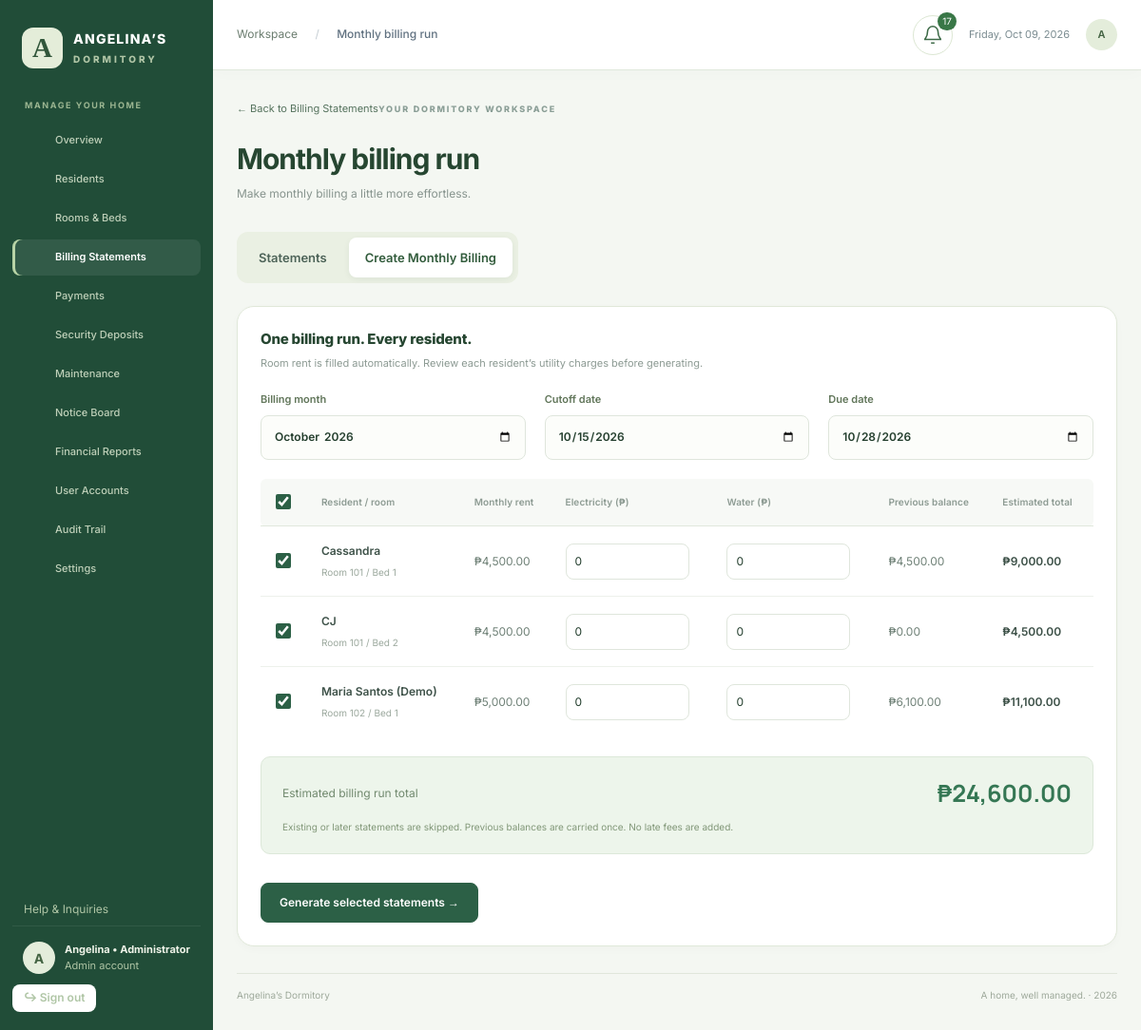
Page /index.php?page=batch (signed in) on the committed database.
### tables this page shows
CREATE TABLE `users` (
  `id` int(10) unsigned NOT NULL AUTO_INCREMENT,
  `username` varchar(100) NOT NULL,
  `password_hash` varchar(255) NOT NULL,
  `role` enum('admin','staff','tenant') NOT NULL,
  `name` varchar(200) NOT NULL,
  `tenant_id` int(10) unsigned DEFAULT NULL,
  `active` tinyint(4) DEFAULT 1,
  `must_change` tinyint(4) DEFAULT 1,
  PRIMARY KEY (`id`),
  UNIQUE KEY `username` (`username`),
  UNIQUE KEY `tenant_id` (`tenant_id`),
  CONSTRAINT `users_ibfk_1` FOREIGN KEY (`tenant_id`) REFERENCES `tenants` (`id`)
);

CREATE TABLE `tenant_assignments` (
  `id` int(10) unsigned NOT NULL AUTO_INCREMENT,
  `tenant_id` int(10) unsigned NOT NULL,
  `bed_id` int(10) unsigned NOT NULL,
  `start_date` date NOT NULL,
  `end_date` date DEFAULT NULL,
  `active_bed` int(10) unsigned GENERATED ALWAYS AS (case when `end_date` is null then `bed_id` else NULL end) STORED,
  `active_tenant` int(10) unsigned GENERATED ALWAYS AS (case when `end_date` is null then `tenant_id` else NULL end) STORED,
  PRIMARY KEY (`id`),
  UNIQUE KEY `active_bed` (`active_bed`),
  UNIQUE KEY `active_tenant` (`active_tenant`),
  KEY `tenant_id` (`tenant_id`),
  KEY `bed_id` (`bed_id`),
  CONSTRAINT `tenant_assignments_ibfk_1` FOREIGN KEY (`tenant_id`) REFERENCES `tenants` (`id`),
  CONSTRAINT `tenant_assignments_ibfk_2` FOREIGN KEY (`bed_id`) REFERENCES `bed_spaces` (`id`)
);

CREATE TABLE `tenants` (
  `id` int(10) unsigned NOT NULL AUTO_INCREMENT,
  `name` varchar(200) NOT NULL,
  `email` varchar(254) NOT NULL,
  `contact` varchar(80) NOT NULL,
  `status` enum('active','moved_out') NOT NULL DEFAULT 'active',
  `move_in` date NOT NULL,
  `move_out` date DEFAULT NULL,
  `created_at` timestamp NOT NULL DEFAULT current_timestamp(),
  PRIMARY KEY (`id`)
);

CREATE TABLE `rooms` (
  `id` int(10) unsigned NOT NULL AUTO_INCREMENT,
  `number` varchar(50) NOT NULL,
  `capacity` int(11) NOT NULL CHECK (`capacity` between 1 and 30),
  `rent` bigint(20) NOT NULL CHECK (`rent` >= 0),
  `status` enum('active','maintenance') DEFAULT 'active',
  PRIMARY KEY (`id`),
  UNIQUE KEY `number` (`number`)
);

CREATE TABLE `bed_spaces` (
  `id` int(10) unsigned NOT NULL AUTO_INCREMENT,
  `room_id` int(10) unsigned NOT NULL,
  `label` varchar(50) NOT NULL,
  PRIMARY KEY (`id`),
  UNIQUE KEY `room_id` (`room_id`,`label`),
  CONSTRAINT `bed_spaces_ibfk_1` FOREIGN KEY (`room_id`) REFERENCES `rooms` (`id`)
);

CREATE TABLE `settings` (
  `key` varchar(80) NOT NULL,
  `value` text NOT NULL,
  PRIMARY KEY (`key`)
);

### app/bootstrap.php (called while the page is built, shortened)
<?php
function db(): PDO {
    static $db;
    if (!$db) {
        $db=mysql_connection();
    }
    return $db;
}
function query(string $sql, array $params=[]): PDOStatement { $q=db()->prepare($sql); $q->execute($params); return $q; }
function rows(string $sql, array $params=[]): array { return query($sql,$params)->fetchAll(); }
function one(string $sql, array $params=[]): ?array { return query($sql,$params)->fetch() ?: null; }
function e($v): string { return htmlspecialchars((string)($v??''),ENT_QUOTES,'UTF-8'); }
function money($v): string { return '₱'.number_format((int)$v/100,2); }
function user(): ?array { return isset($_SESSION['uid']) ? one('SELECT * FROM users WHERE id=? AND active=1',[$_SESSION['uid']]) : null; }
function balance(array $b): int { return max(0,(int)$b['total_due']-(int)$b['paid']); }
function assigned(): array { return rows('SELECT a.*,t.name,r.number,r.rent,bs.label FROM tenant_assignments a JOIN tenants t ON t.id=a.tenant_id JOIN bed_spaces bs ON bs.id=a.bed_id JOIN rooms r ON r.id=bs.room_id WHERE a.end_date IS NULL ORDER BY t.name'); }
function setting(string $key,string $default=''): string { $r=one('SELECT value FROM settings WHERE `key`=?',[$key]); return $r['value']??$default; }

### app/features.php (called while the page is built, shortened)
<?php
function aging_rows(): array {
    return rows('SELECT b.*,t.name,t.contact,t.email,COALESCE((SELECT SUM(amount) FROM payments WHERE billing_id=b.id AND voided_at IS NULL),0) paid FROM billing b JOIN tenants t ON t.id=b.tenant_id WHERE b.carried_to IS NULL ORDER BY b.due_date,t.name');
}

### app/feature_views.php (the view, shortened to what this page needs)
<?php
function icon(string $name): string {
    $paths=[
        'dashboard'=>'<rect x="3" y="3" width="7" height="7" rx="2"/><rect x="14" y="3" width="7" height="7" rx="2"/><rect x="3" y="14" width="7" height="7" rx="2"/><rect x="14" y="14" width="7" height="7" rx="2"/>',
        'tenants'=>'<circle cx="9" cy="8" r="3"/><path d="M3 21v-3a6 6 0 0 1 12 0v3M17 5a3 3 0 0 1 0 6m1 4a5 5 0 0 1 3 5"/>',
        'rooms'=>'<path d="M3 21V5a2 2 0 0 1 2-2h14a2 2 0 0 1 2 2v16M8 21v-5h8v5M7 7h2m6 0h2M7 11h2m6 0h2"/>',
        'billing'=>'<path d="M6 3h12v18l-3-2-3 2-3-2-3 2V3Z M9 7h6M9 11h6M9 15h3"/>',
        'batch'=>'<rect x="3" y="5" width="18" height="16" rx="2"/><path d="M16 3v4M8 3v4M3 11h18M8 15h3m-3 3h7"/>',
        'payments'=>'<rect x="3" y="5" width="18" height="14" rx="3"/><path d="M3 10h18M7 15h3"/>',
        'deposits'=>'<path d="m12 3 8 4v6c0 5-8 8-8 8s-8-3-8-8V7l8-4Z m-4 9 3 3 5-6"/>',
        'reports'=>'<path d="M3 3v18h18M7 16v-4m5 4V7m5 9v-6"/>',
        'expenses'=>'<path d="M20 8V5a2 2 0 0 0-2-2H6a3 3 0 0 0 0 6h14v11H6a3 3 0 0 1-3-3V6m13 8h5v4h-5v-4Z"/>',
        'requests'=>'<path d="m14 5 4 4 3-3a7 7 0 0 1-9 9l-7 7-3-3 7-7a7 7 0 0 1 9-9l-4 2Z"/>',
        'announcements'=>'<path d="m3 10 14-6v16L3 14v-4Z m4 5 2 6h3l-2-5M21 8v8"/>',
        'occupancy'=>'<rect x="3" y="6" width="13" height="12" rx="2"/><path d="m16 10 5-3v10l-5-3"/>',
        'notifications'=>'<rect x="3" y="5" width="18" height="14" rx="2"/><path d="m3 7 9 6 9-6"/>',
        'accounts'=>'<circle cx="12" cy="8" r="4"/><path d="M4 21a8 8 0 0 1 16 0"/>',
        'audit'=>'<path d="M8 3h12v18H4V7m4-4v4H4m4 4h8m-8 4h8m-8 3h5"/>',
        'settings'=>'<circle cx="12" cy="12" r="3"/><path d="m9 3-1 3-3 1-2 3 2 2-1 3 3 3 3-1 2 2 3-2 1-3 3-1 2-3-2-2 1-3-3-3-3 1-2-2-3 2Z"/>',
        'ledger'=>'<path d="M5 3h14v18H5V3Zm4 4h6m-6 4h6m-6 4h6m-6 3h3"/>',
        'menu'=>'<path d="M4 6h16M4 12h16M4 18h16"/>',
    ];
    return '<svg width="20" height="20" viewBox="0 0 24 24" fill="none" stroke="currentColor" stroke-width="1.6" stroke-linecap="round" stroke-linejoin="round" aria-hidden="true">'.($paths[$name]??$paths['billing']).'</svg>';
}
function feature_view(string $page,array $u): bool {
    switch($page) {
    case 'batch':batch_view(); return true;
    }
}
function batch_view(): void {
    $tenants=assigned(); $all=aging_rows(); $balances=[];
    foreach($all as $b) $balances[$b['tenant_id']]=($balances[$b['tenant_id']]??0)+balance($b);
    echo '<div class="form-wide table-wrap"><table class="batch-table"><thead><tr><th><input type="checkbox" id="select-all" checked aria-label="Select all residents"></th><th>Resident / room</th><th>Monthly rent</th><th>Electricity (₱)</th><th>Water (₱)</th><th>Previous balance</th><th>Estimated total</th></tr></thead><tbody>';
    foreach($tenants as $t) {
        $prev=$balances[$t['tenant_id']]??0; echo '<tr data-batch-row data-rent="'.$t['rent'].'" data-previous="'.$prev.'"><td><input type="checkbox" name="selected[]" value="'.$t['tenant_id'].'" checked aria-label="Bill '.e($t['name']).'"></td><td><strong>'.e($t['name']).'</strong><small>Room '.e($t['number']).' / '.e($t['label']).'</small></td><td>'.money($t['rent']).'</td><td><input type="number" min="0" step="0.01" name="electricity['.$t['tenant_id'].']" value="0" aria-label="Electricity for '.e($t['name']).'"></td><td><input type="number" min="0" step="0.01" name="water['.$t['tenant_id'].']" value="0" aria-label="Water for '.e($t['name']).'"></td><td>'.money($prev).'</td><td><strong data-batch-total>'.money($prev+$t['rent']).'</strong></td></tr>';
    }
    echo '</tbody></table></div><div class="bill-preview form-wide"><div><span>Estimated billing run total</span><strong id="batch-grand-total">—</strong></div><p>Existing or later statements are skipped. Previous balances are carried once. No late fees are added.</p></div>'; submit('Generate selected statements'); echo '</section>';
}

### index.php (shortened to what this page needs)
<?php
require __DIR__.'/app/bootstrap.php';
require __DIR__.'/app/features.php';
require __DIR__.'/app/activity.php';
require __DIR__.'/app/actions.php';
$u=user(); $page=(string)($_GET['page']??($u?'dashboard':'home'));
$access=['dashboard'=>['admin','staff','tenant'],'tenants'=>['admin'],'rooms'=>['admin'],'billing'=>['admin','staff','tenant'],'payments'=>['admin','staff','tenant'],'deposits'=>['admin','tenant'],'occupancy'=>['admin'],'notifications'=>['admin'],'audit'=>['admin'],'accounts'=>['admin'],'account'=>['admin','staff','tenant'],'receipt'=>['admin','staff','tenant'],'statement'=>['admin','staff','tenant'],'batch'=>['admin'],'reports'=>['admin'],'expenses'=>['admin'],'requests'=>['admin','tenant'],'announcements'=>['admin','staff','tenant'],'settings'=>['admin'],'ledger'=>['admin','tenant']];
$access+=['pay'=>['tenant'],'inbox'=>['admin','staff','tenant'],'profile'=>['tenant'],'support'=>['admin','staff','tenant']];
$titles=['dashboard'=>'Overview','tenants'=>'Residents','rooms'=>'Rooms & bed spaces','billing'=>'Billing statements','payments'=>'Payments','deposits'=>'Security deposits','occupancy'=>'Occupancy monitor','notifications'=>'Email notifications','audit'=>'Audit trail','accounts'=>'User accounts','account'=>'My account','receipt'=>'Payment receipt','statement'=>'Billing statement','forbidden'=>'Access restricted'];
$titles+=['batch'=>'Monthly billing run','reports'=>'Financial reports','expenses'=>'Operating expenses','requests'=>'Maintenance requests','announcements'=>'Notice board','settings'=>'Dormitory settings','ledger'=>'Account ledger'];
$titles['register']='Create tenant account';
$titles+=['home'=>"Angelina's Dormitory",'privacy'=>'Privacy Policy','terms'=>'Terms'];
$titles+=['pay'=>'Make a payment','inbox'=>'Notifications','profile'=>'My profile','support'=>'Help & inquiries'];
$nav=['dashboard'=>['dashboard','Overview'],'tenants'=>['tenants','Residents'],'rooms'=>['rooms','Rooms & Beds'],'billing'=>['billing','Billing Statements'],'payments'=>['payments','Payments'],'deposits'=>['deposits','Security Deposits'],'requests'=>['requests','Maintenance'],'announcements'=>['announcements','Notice Board'],'reports'=>['reports','Financial Reports'],'accounts'=>['accounts','User Accounts'],'audit'=>['audit','Audit Trail'],'settings'=>['settings','Settings']];
require __DIR__.'/app/views.php';
$activeSection=match($page){'batch','statement'=>'billing','expenses','ledger'=>'reports','notifications'=>'settings','receipt','pay'=>'payments',default=>$page};
require __DIR__.'/app/feature_views.php';
require __DIR__.'/app/admin_workspace.php';
?><!DOCTYPE html><html lang="en"><head><link rel="stylesheet" href="assets/style.css"><link rel="stylesheet" href="assets/redesign.css"><link rel="stylesheet" href="assets/registration.css"><link rel="stylesheet" href="assets/tenant.css"><link rel="stylesheet" href="assets/operations.css"><link rel="stylesheet" href="assets/public.css"><link rel="stylesheet" href="assets/green-theme.css"></head><body>
<?php if(!$u): ?>
<?php if(in_array($page,['login','register'],true)) require __DIR__.'/app/public_auth.php'; else require __DIR__.'/app/public_entry.php'; ?>
<?php else: ?>
<aside class="sidebar" id="sidebar"><a class="brand" href="index.php"><span class="brand-icon">A</span><span>ANGELINA’S<small>DORMITORY</small></span></a><span class="nav-heading">MANAGE YOUR HOME</span><nav><?php foreach($nav as $key=>$item): if(!in_array($u['role'],$access[$key],true)) continue; ?><a title="<?=e($item[1])?>" class="<?=$activeSection===$key?'selected':''?>" href="?page=<?=e($key)?>"><span><?=icon($item[0])?></span><b><?=e($item[1])?></b></a><?php endforeach; ?></nav><div class="sidebar-bottom"><?php if($u['role']!=='tenant'): ?><a class="sidebar-help" href="?page=support">Help &amp; Inquiries</a><?php endif; ?><a class="profile" href="?page=account"><span class="avatar"><?=e(strtoupper(substr($u['name'],0,1)))?></span><span><strong><?=e($u['name'])?></strong><small><?=e(ucfirst($u['role']))?> account</small></span></a><form method="post"><?=csrf()?><input type="hidden" name="action" value="logout"><button class="logout">↪ Sign out</button></form></div></aside><button type="button" class="sidebar-scrim" id="sidebar-scrim" aria-label="Close navigation"></button>
<div class="workspace"><header class="topbar"><div class="top-left"><button type="button" class="menu-toggle" id="menu-toggle" aria-label="Open navigation" aria-controls="sidebar" aria-expanded="false"><?=icon('menu')?></button><span class="breadcrumb">Workspace <span>/</span> <strong><?=e($titles[$page]??'')?></strong></span></div><div class="top-right"><?php activity_bell($u); ?><span class="date-label"><?=date('l, M d, Y')?></span><a class="header-avatar" href="?page=account" aria-label="My account"><?=e(strtoupper(substr($u['name'],0,1)))?></a></div></header><main class="content"><div class="page-heading"><div><?php workspace_back_link($page,$u); ?><span class="eyebrow">YOUR DORMITORY WORKSPACE</span><h1><?=e($titles[$page]??'')?></h1><p class="muted"><?=e(page_subtitle($page,$u['role']))?></p></div><div class="heading-actions"><?php if($u['role']==='admin' && in_array($page,['dashboard','billing'],true)): ?><a class="button primary" href="?page=batch"><?=icon('batch')?> Create monthly billing</a><?php elseif($u['role']==='staff' && $page==='dashboard'): ?><a class="button primary" href="?page=payments">Receive payment →</a><?php endif; ?><span class="role-label"><?=e(ucfirst($u['role']))?></span></div></div><?php show_flash(); try { admin_section_tabs($page,$u); render_page($page,$u); } catch(RuntimeException $error) { echo '<div class="notice error">'.e($error->getMessage()).'</div>'; } ?><footer class="content-footer"><?=e(setting('business_name','Angelina’s Dormitory'))?><span>A home, well managed. · <?=date('Y')?></span></footer></main></div>
<?php endif; ?><script src="assets/app.js" defer></script><script src="assets/portal.js" defer></script></body></html>

### rows in the picture
users: name "A", name "Angelina • Administrator", role "Admin", role "Make monthly billing a little more effortless."
tenant_assignments: tenant.name "Cassandra", rooms.number "101", bed.label "Bed 1", rooms.rent "₱4,500.00", tenant "₱4,500.00", money($prev+$t['rent']) "₱9,000.00"
tenant_assignments: tenant.name "CJ", rooms.number "101", bed.label "Bed 2", rooms.rent "₱4,500.00", tenant "₱0.00", money($prev+$t['rent']) "₱4,500.00"
tenant_assignments: tenant.name "Maria Santos (Demo)", rooms.number "102", bed.label "Bed 1", rooms.rent "₱5,000.00", tenant "₱6,100.00", money($prev+$t['rent']) "₱11,100.00"
settings: value "Angelina’s Dormitory"

### other values in the picture
$item[1] "Overview"
$item[1] "Residents"
$item[1] "Rooms & Beds"
$item[1] "Billing Statements"
$item[1] "Payments"
$item[1] "Security Deposits"
$item[1] "Maintenance"
$item[1] "Notice Board"
$item[1] "Financial Reports"
$item[1] "User Accounts"
$item[1] "Audit Trail"
$item[1] "Settings"
$titles[$page] "Monthly billing run"
$count "17"
$label "Billing Statements"
